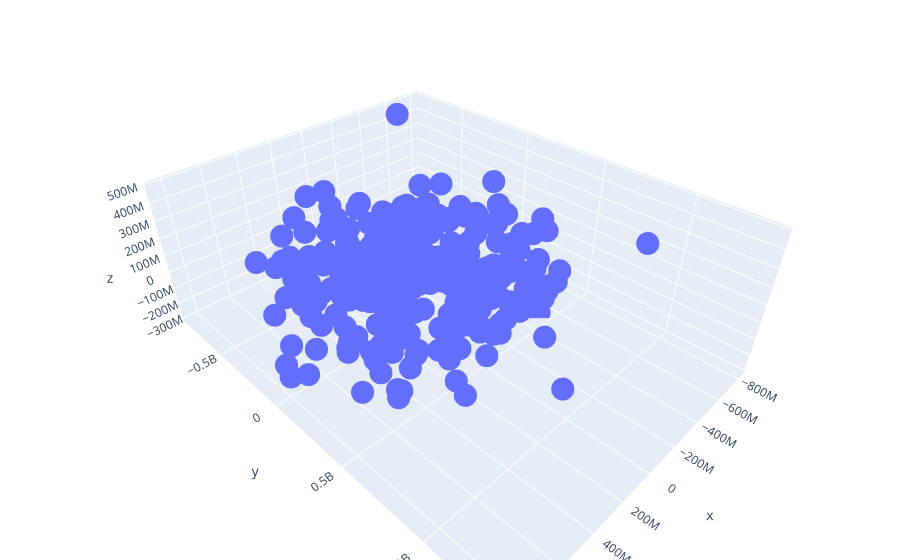

The notebook cell this image was saved under:
### Code cell
import plotly.graph_objects as go

x, y, z = positions[:,0], positions[:,1], positions[:,2]

fig = go.Figure(data=[go.Scatter3d(x=x, y=y, z=z,
                                   mode='markers')])

# tight layout
fig.update_layout(margin=dict(l=0, r=0, b=0, t=0))
fig.show()

### Figure 1 — Plotly figure (JSON) as saved in the notebook; plotly's stock layout.template omitted (floating-point values rounded to 4 significant figures; data arrays with more than 128 entries replaced by an {"elided": "..."} marker saying what was removed)
{"data": [{"mode": "markers", "type": "scatter3d", "x": {"elided": "293 float values"}, "y": {"elided": "293 float values"}, "z": {"elided": "293 float values"}}], "layout": {"margin": {"b": 0, "l": 0, "r": 0, "t": 0}}}
